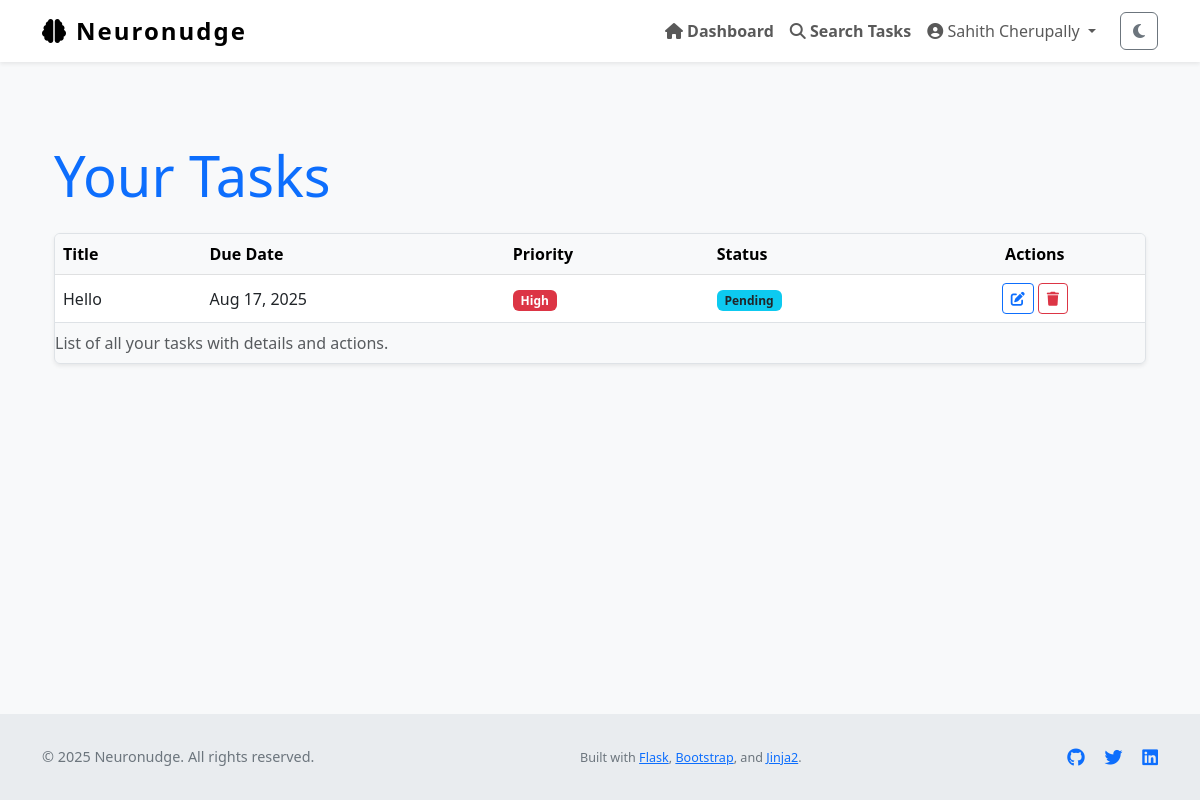
/tasks (signed in), run on an earlier commit of the app's database.
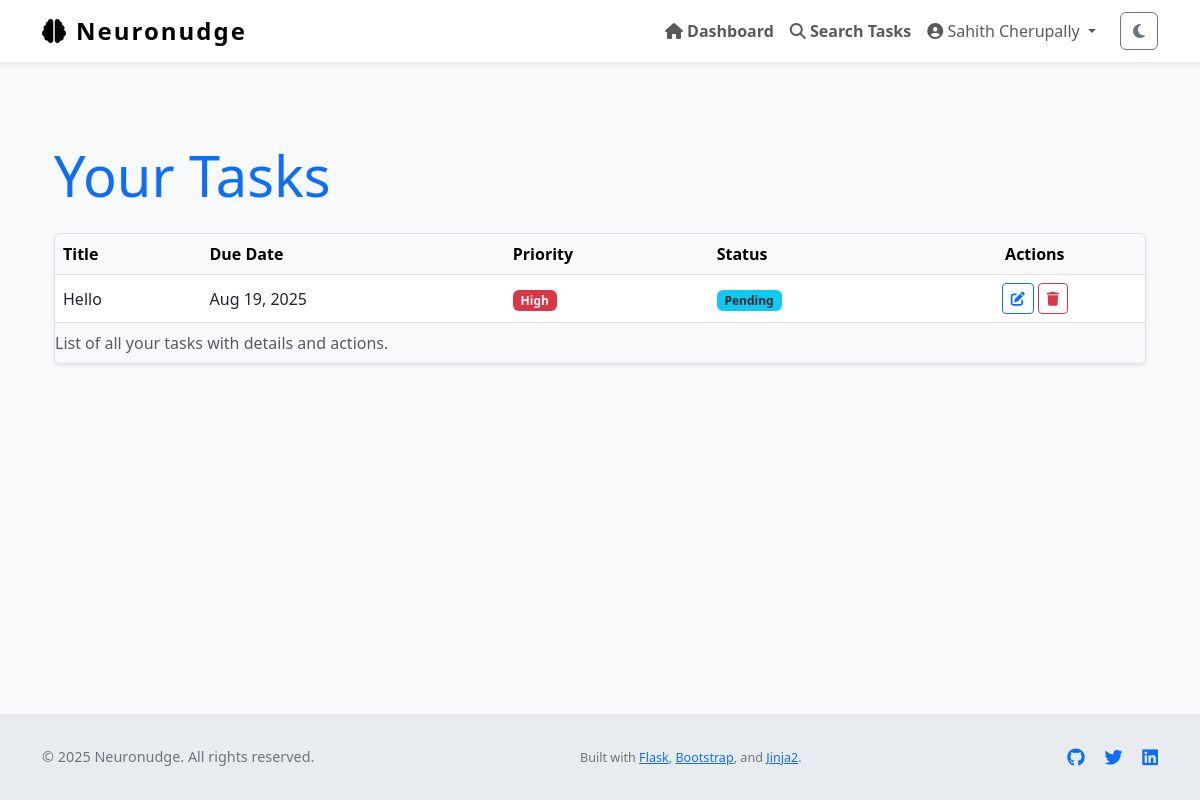
And on a later commit of the database.
### Neuronudge/models.py (models this page shows, shortened)
class Task(db.Model):
    id = db.Column(db.Integer, primary_key=True)
    title = db.Column(db.String(255), nullable=False)
    description = db.Column(db.Text)
    due_date = db.Column(db.DateTime)
    completed = db.Column(db.Boolean, default=False)
    priority = db.Column(db.Integer, default=3)         # 1 = high, 2 = med, 3 = low
    reminder_set = db.Column(db.Boolean, default=False)
    created_at = db.Column(db.DateTime, default=datetime.utcnow)
    updated_at = db.Column(db.DateTime, default=datetime.utcnow, onupdate=datetime.utcnow)
    user_id = db.Column(db.Integer, db.ForeignKey('user.id'), nullable=False)

### Neuronudge/views.py (the view)
@views.route('/tasks')
@login_required
def task_list():
    page = request.args.get('page', 1, type=int)
    tasks = Task.query.filter_by(user_id=current_user.id).paginate(page=page, per_page=10)
    return render_template('task_list.html', tasks=tasks)

### Neuronudge/__init__.py (called while the page is built)
def create_app():
    app = Flask(__name__)
    app.config['SECRET_KEY'] = os.environ.get("SECRET_KEY", "thisissecret")
    app.config['SQLALCHEMY_DATABASE_URI'] = 'sqlite:///db.sqlite'
    app.config['SQLALCHEMY_TRACK_MODIFICATIONS'] = False
    db.init_app(app)
    from .views import views
    from .auth import auth
    app.register_blueprint(views, url_prefix='/')
    app.register_blueprint(auth, url_prefix='/auth')
    from .models import User
    login_manager = LoginManager()
    login_manager.login_view = 'auth.login'
    login_manager.init_app(app)
    @login_manager.user_loader
    def load_user(id):
        return User.query.get(int(id))
    return app

### Neuronudge/templates/task_list.html (shortened to what this page needs)
{% extends "layout.html" %}
{% block content %}
<section aria-labelledby="taskListHeading" class="my-5">
    <div class="container">
        <h1 id="taskListHeading" class="mb-4 display-4 text-primary">Your Tasks</h1>
        {% if tasks %}
        <div class="table-responsive shadow-sm rounded border">
            <table class="table table-hover align-middle mb-0" aria-describedby="taskListDesc">
                <caption id="taskListDesc">List of all your tasks with details and actions.</caption>
                <thead class="table-light">
                    <tr>
                        <th scope="col">Title</th>
                        <th scope="col">Due Date</th>
                        <th scope="col">Priority</th>
                        <th scope="col">Status</th>
                        <th scope="col" class="text-center">Actions</th>
                    </tr>
                </thead>
                <tbody>
                    {% for task in tasks %}
                    <tr>
                        <td>{{ task.title }}</td>
                        <td>{{ task.due_date.strftime('%b %d, %Y') if task.due_date else 'No due date' }}</td>
                        <td>
                            {% set ps = (task.priority ~ '')|lower %}
                            {% if ps in ['1', 'high'] %}
                                <span class="badge bg-danger">High</span>
                            {% elif ps in ['2', 'medium'] %}
                                <span class="badge bg-warning text-dark">Medium</span>
                            {% elif ps in ['3', 'low'] %}
                                <span class="badge bg-secondary">Low</span>
                            {% else %}
                                <span class="badge bg-secondary">Low</span>
                            {% endif %}
                        </td>
                        <td>
                            {% if task.completed %}
                                <span class="badge bg-success">Completed</span>
                            {% else %}
                                <span class="badge bg-info text-dark">Pending</span>
                            {% endif %}
                        </td>
                        <td class="text-center">
                            <a href="{{ url_for('views.edit_task', id=task.id) }}" class="btn btn-sm btn-outline-primary" aria-label="Edit task {{ task.title }}">
                                <i class="fa-solid fa-pen-to-square"></i>
                            </a>
                            <button type="button" class="btn btn-sm btn-outline-danger btn-delete-task" data-task-id="{{ task.id }}" aria-label="Delete task {{ task.title }}">
                                <i class="fa-solid fa-trash"></i>
                            </button>
                        </td>
                    </tr>
                    {% endfor %}
                </tbody>
            </table>
        </div>
        {% else %}
        <p class="text-muted text-center fs-5">You have no tasks yet. <a href="{{ url_for('views.create_task') }}">Create your first task now.</a></p>
        {% endif %}
    </div>
</section>
{% endblock %}

What changed in the data, as far as the page shows it:
changed Task "Hello": due_date "Aug 17, 2025" → "Aug 19, 2025"
